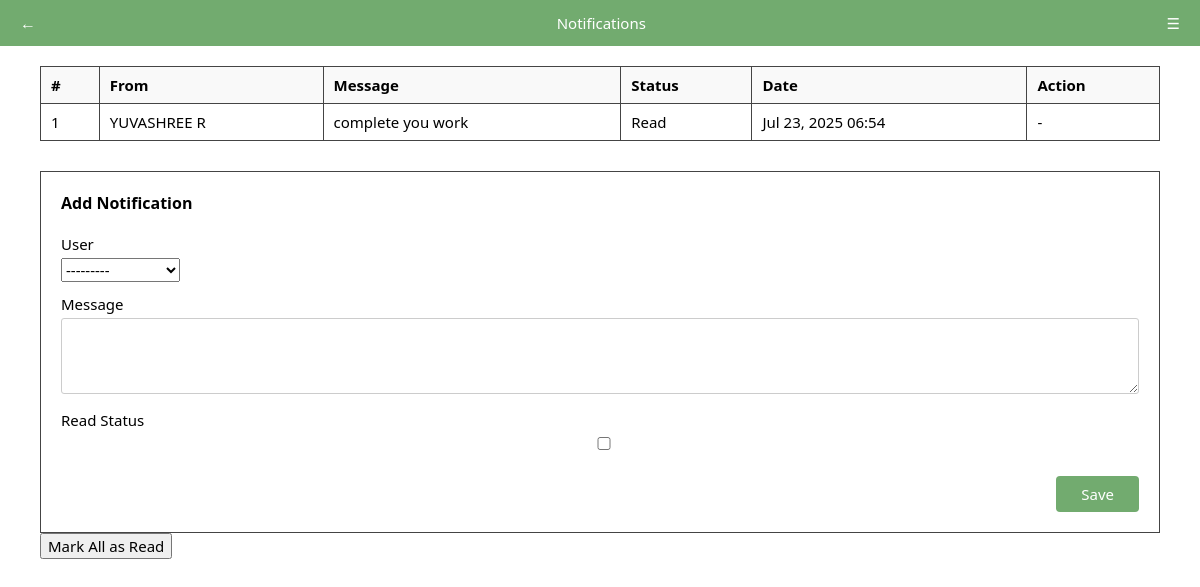
Before: /notification/ with the older database file.
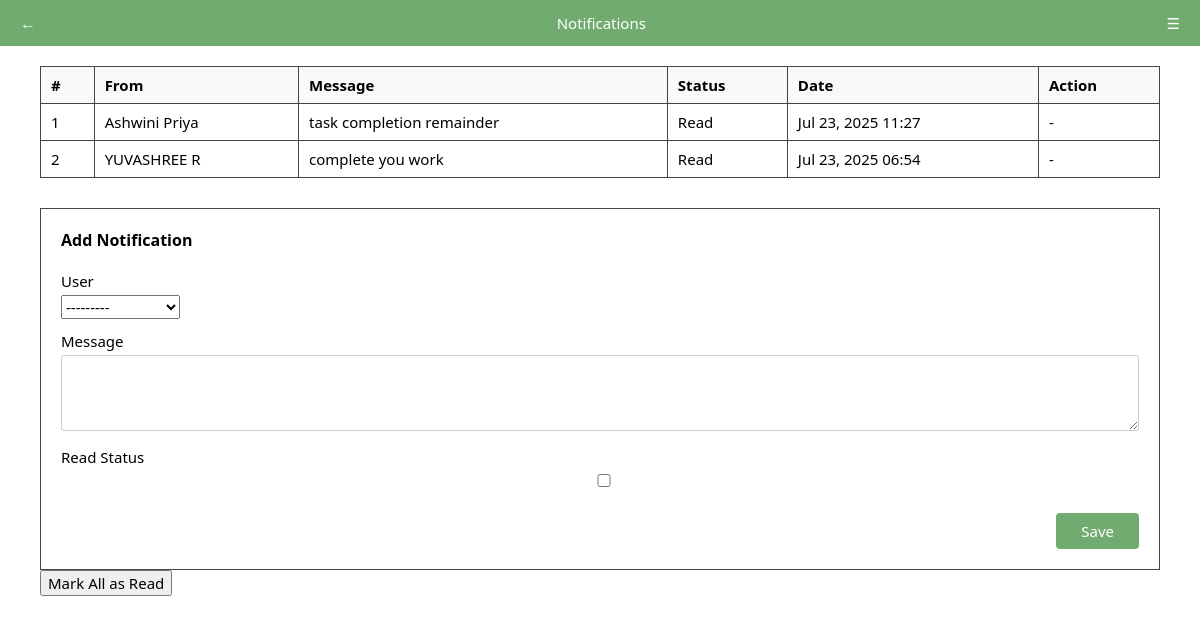
After: the same page with the newer database file.
### user/models.py (models this page shows, shortened)
class Notifications(models.Model):
    user = models.ForeignKey(Users, on_delete=models.CASCADE)
    message = models.TextField()
    read_status = models.BooleanField(default=False)
    created_at = models.DateTimeField(auto_now_add=True)

class Users(models.Model):
    role = models.ForeignKey(Roles, on_delete=models.SET_NULL, null=True)
    full_name = models.CharField(max_length=100)
    email = models.EmailField(unique=True)
    phone = models.CharField(max_length=15)
    password = models.CharField(max_length=128)
    profile_picture = models.ImageField(upload_to='profiles/', blank=True, null=True)
    date_joined = models.DateField(auto_now_add=True)
    status = models.CharField(max_length=50)
    def __str__(self):
        return self.full_name

### user/views.py (the view)
# urls.py: path('notification/', views.notification_view, name='notification'),
def notification_view(request):
    if request.method == 'POST':
        form = NotificationForm(request.POST)
        if form.is_valid():
            form.instance.created_at = timezone.now()
            form.save()
            messages.success(request, "Notification sent successfully.")
            return redirect('notification')
    else:
        form = NotificationForm()
    notifications = Notifications.objects.select_related('user').order_by('-created_at')
    return render(request, 'notification.html', {
        'form': form,
        'notifications': notifications,
        'request': request,
    })

### user/forms.py
class NotificationForm(forms.ModelForm):
    class Meta:
        model = Notifications
        fields = ['user', 'message', 'read_status']
        widgets = {
            'message': forms.Textarea(attrs={'rows': 3, 'class': 'form-control'}),
            'read_status': forms.CheckboxInput(),
        }

### user/context_processors.py (called while the page is built)
def notification_data(request):
    unread_notifications = Notifications.objects.filter(read_status=False).order_by('-created_at')[:5]
    unread_count = Notifications.objects.filter(read_status=False).count()
    return {
        'notifications': unread_notifications,
        'unread_count': unread_count,
    }

### user/templates/notification.html (shortened to what this page needs)
<!DOCTYPE html>
<html lang="en">
<head>
</head>
<body>
  <div class="header">
    <span><a href="{{ request.META.HTTP_REFERER|default:'/' }}" class="back-button">
    ←
</a>
</span>
    <span>Notifications</span>
    <span>&#9776;</span>
  </div>
  <div class="container">
    <table class="table table-bordered">
    <thead>
      <tr>
        <th>#</th>
        <th>From</th>
        <th>Message</th>
        <th>Status</th>
        <th>Date</th>
        <th>Action</th>
      </tr>
    </thead>
    <tbody>
      {% for note in notifications %}
        {% if note.id %}
          <tr>
            <td>{{ forloop.counter }}</td>
            <td>{{ note.user.full_name }}</td>
            <td>{{ note.message }}</td>
            <td>
              {% if note.read_status %}
                <span class="badge bg-success">Read</span>
              {% else %}
                <span class="badge bg-warning">Unread</span>
              {% endif %}
            </td>
            <td>{{ note.created_at|date:"M d, Y H:i" }}</td>
            <td>
              {% if not note.read_status %}
                <a href="{% url 'mark_notification_read' note.id %}" class="btn btn-sm btn-primary">Mark as Read</a>
              {% else %}
                <span class="text-muted">-</span>
              {% endif %}
            </td>
          </tr>
        {% endif %}
      {% empty %}
        <tr><td colspan="6" class="text-center">No notifications available.</td></tr>
      {% endfor %}
    </tbody>
  </table>
    <form method="POST">
  <div class="form-box">
    <h3>Add Notification</h3>
    <div class="form-group">
      <label>User</label>
      {{ form.user }}
    </div>
    <div class="form-group">
      <label>Message</label>
      {{ form.message }}
    </div>
    <div class="form-group">
      <label>Read Status</label>
      {{ form.read_status }}
    </div>
    <div class="button-wrapper">
      <button class="save-btn" type="submit">Save</button>
    </div>
  </div>
  <form method="POST" class="mb-3">
  <button class="btn btn-danger">Mark All as Read</button>
</form>
</form>
</body>
</html>

Changed rows visible on the page:
added Notifications: user.full_name "Ashwini Priya", message "task completion remainder", read_status "Read", created_at "Jul 23, 2025 11:27"
